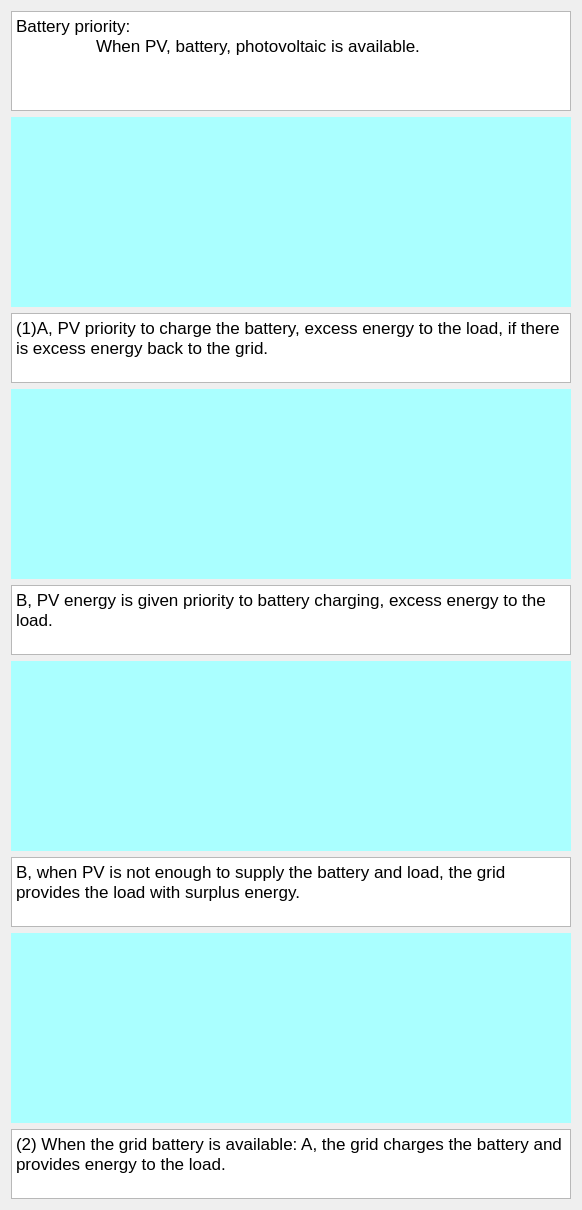
                <widget class="QWidget" name="scrollAreaWidgetContents_2">
                 <property name="geometry">
                  <rect>
                   <x>0</x>
                   <y>0</y>
                   <width>581</width>
                   <height>1210</height>
                  </rect>
                 </property>
                 <layout class="QVBoxLayout" name="verticalLayout_2">
                  <item>
                   <widget class="QPlainTextEdit" name="plainTextEdit">
                    <property name="minimumSize">
                     <size>
                      <width>560</width>
                      <height>100</height>
                     </size>
                    </property>
                    <property name="maximumSize">
                     <size>
                      <width>16777215</width>
                      <height>100</height>
                     </size>
                    </property>
                    <property name="font">
                     <font>
                      <pointsize>13</pointsize>
                     </font>
                    </property>
                    <property name="plainText">
                     <string>Battery priority: 
	When PV, battery, photovoltaic is available.</string>
                    </property>
                   </widget>
                  </item>
                  <item>
                   <widget class="QLabel" name="BAT_A">
                    <property name="minimumSize">
                     <size>
                      <width>560</width>
                      <height>190</height>
                     </size>
                    </property>
                    <property name="maximumSize">
                     <size>
                      <width>560</width>
                      <height>190</height>
                     </size>
                    </property>
                    <property name="styleSheet">
                     <string notr="true">background-color: rgb(170, 255, 255);border-image: url(:/new_ui/UI/BAT_A.png);</string>
                    </property>
                    <property name="text">
                     <string/>
                    </property>
                   </widget>
                  </item>
                  <item>
                   <widget class="QPlainTextEdit" name="BAT_A_Edit">
                    <property name="minimumSize">
                     <size>
                      <width>560</width>
                      <height>0</height>
                     </size>
                    </property>
                    <property name="font">
                     <font>
                      <pointsize>13</pointsize>
                     </font>
                    </property>
                    <property name="plainText">
                     <string>(1)A, PV priority to charge the battery, excess energy to the load, if there is excess energy back to the grid.</string>
                    </property>
                   </widget>
                  </item>
                  <item>
                   <widget class="QLabel" name="BAT_B1">
                    <property name="minimumSize">
                     <size>
                      <width>560</width>
                      <height>190</height>
                     </size>
                    </property>
                    <property name="maximumSize">
                     <size>
                      <width>560</width>
                      <height>190</height>
                     </size>
                    </property>
                    <property name="styleSheet">
                     <string notr="true">background-color: rgb(170, 255, 255);border-image: url(:/new_ui/UI/BAT_B.png);</string>
                    </property>
                    <property name="text">
                     <string/>
                    </property>
                   </widget>
                  </item>
                  <item>
                   <widget class="QPlainTextEdit" name="BAT_B1_Edit">
                    <property name="minimumSize">
                     <size>
                      <width>560</width>
                      <height>0</height>
                     </size>
                    </property>
                    <property name="maximumSize">
                     <size>
                      <width>16777215</width>
                      <height>16777215</height>
                     </size>
                    </property>
                    <property name="font">
                     <font>
                      <pointsize>13</pointsize>
                     </font>
                    </property>
                    <property name="plainText">
                     <string>B, PV energy is given priority to battery charging, excess energy to the load.</string>
                    </property>
                   </widget>
                  </item>
                  <item>
                   <widget class="QLabel" name="BAT_B2">
                    <property name="minimumSize">
                     <size>
                      <width>560</width>
                      <height>190</height>
                     </size>
                    </property>
                    <property name="maximumSize">
                     <size>
                      <width>560</width>
                      <height>190</height>
                     </size>
                    </property>
                    <property name="styleSheet">
                     <string notr="true">background-color: rgb(170, 255, 255);border-image: url(:/new_ui/UI/BAT_B2.png);</string>
                    </property>
                    <property name="text">
                     <string/>
                    </property>
                   </widget>
                  </item>
                  <item>
                   <widget class="QPlainTextEdit" name="BAT_B2_Edit">
                    <property name="minimumSize">
                     <size>
                      <width>560</width>
                      <height>0</height>
                     </size>
                    </property>
                    <property name="maximumSize">
                     <size>
                      <width>16777215</width>
                      <height>16777215</height>
                     </size>
                    </property>
                    <property name="font">
                     <font>
                      <pointsize>13</pointsize>
                     </font>
                    </property>
                    <property name="plainText">
                     <string>B, when PV is not enough to supply the battery and load, the grid provides the load with surplus energy.</string>
                    </property>
                   </widget>
                  </item>
                  <item>
                   <widget class="QLabel" name="BAT_2A">
                    <property name="minimumSize">
                     <size>
                      <width>560</width>
                      <height>190</height>
                     </size>
                    </property>
                    <property name="maximumSize">
                     <size>
                      <width>560</width>
                      <height>190</height>
                     </size>
                    </property>
                    <property name="styleSheet">
                     <string notr="true">background-color: rgb(170, 255, 255);border-image: url(:/new_ui/UI/BAT2A.png);</string>
                    </property>
                    <property name="text">
                     <string/>
                    </property>
                   </widget>
                  </item>
                  <item>
                   <widget class="QPlainTextEdit" name="BAT_2A_Edit">
                    <property name="minimumSize">
                     <size>
                      <width>560</width>
                      <height>0</height>
                     </size>
                    </property>
                    <property name="font">
                     <font>
                      <pointsize>13</pointsize>
                     </font>
                    </property>
                    <property name="plainText">
                     <string>(2) When the grid battery is available: A, the grid charges the battery and provides energy to the load.</string>
                    </property>
                   </widget>
                  </item>
                 </layout>
                </widget>
